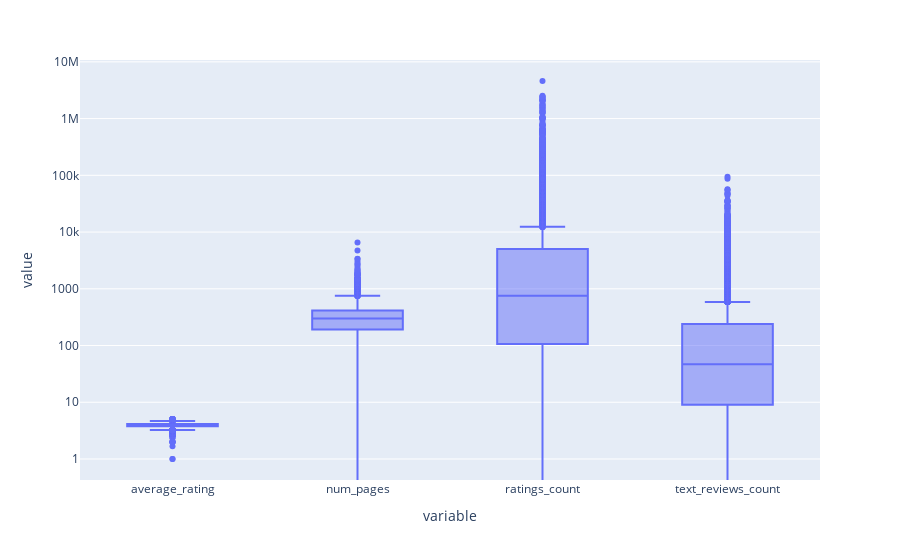

The cell this chart's notebook holds for it:
### Markdown cell above
- Outliers Analysis

### Code cell
fig = px.box(df[numericals], log_y=True)
fig.show()

### Figure 1 — Plotly figure (JSON) as saved in the notebook; plotly's stock layout.template omitted (floating-point values rounded to 4 significant figures; data arrays with more than 128 entries replaced by an {"elided": "..."} marker saying what was removed)
{"data": [{"alignmentgroup": "True", "hovertemplate": "variable=%{x}<br>value=%{y}<extra></extra>", "legendgroup": "", "marker": {"color": "#636efa"}, "name": "", "notched": false, "offsetgroup": "", "orientation": "v", "showlegend": false, "type": "box", "x": {"elided": "44392 str values"}, "x0": " ", "xaxis": "x", "y": {"elided": "44392 float values"}, "y0": " ", "yaxis": "y"}], "layout": {"boxmode": "group", "legend": {"tracegroupgap": 0}, "margin": {"t": 60}, "xaxis": {"anchor": "y", "domain": [0, 1], "title": {"text": "variable"}}, "yaxis": {"anchor": "x", "domain": [0, 1], "title": {"text": "value"}, "type": "log"}}}
